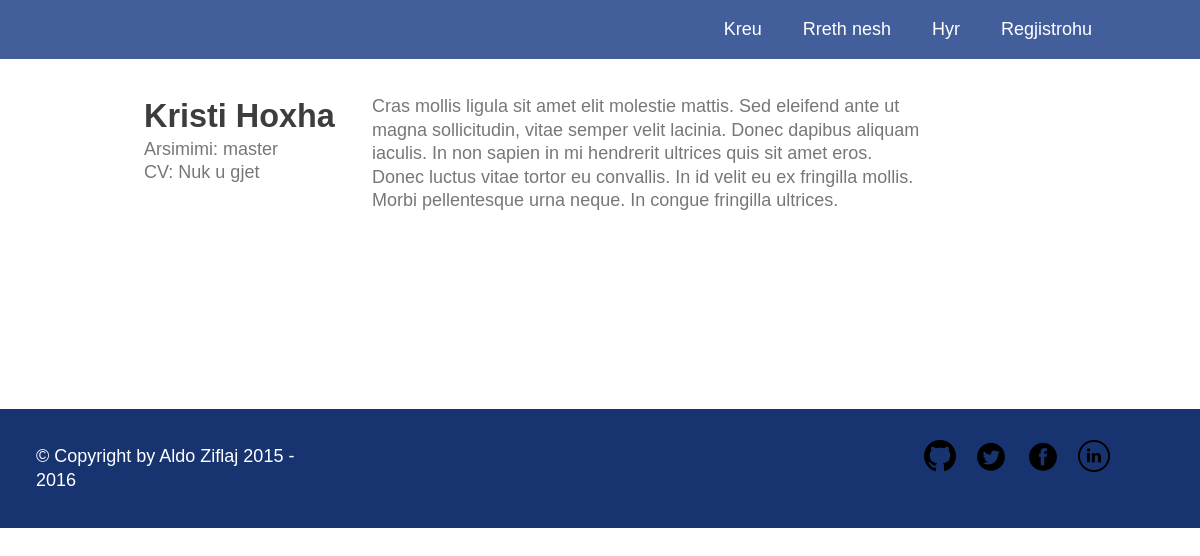
Screenshot of /user.php?id=6 with the database file from the repository.
### tables this page shows
CREATE TABLE IF NOT EXISTS `students` (
  `id` INT(11) NOT NULL AUTO_INCREMENT,
  `first_name` VARCHAR(45) NOT NULL,
  `last_name` VARCHAR(45) NOT NULL,
  `user_id` INT(11) NOT NULL,
  `cv_url` VARCHAR(255) NULL,
  `dob` DATE NOT NULL,
  `degree` VARCHAR(45) NOT NULL,
  `bio` MEDIUMTEXT NULL,
  PRIMARY KEY (`id`),
  INDEX `id_idx` (`user_id` ASC),
  CONSTRAINT `student_user_id`
    FOREIGN KEY (`user_id`)
    REFERENCES `users` (`id`)
    ON DELETE CASCADE
    ON UPDATE CASCADE);

### public/views/student/me.php (the view, shortened to what this page needs)
<?php
$connection = mysqli_connect($db['host'], $db['username'], $db['password'], $db['database']);
$user_sql = "select first_name, last_name, cv_url, degree, bio ";
$user_sql .= "from students ";
$user_sql .= "where user_id = $id";
$result = mysqli_query($connection, $user_sql);
$user = mysqli_fetch_assoc($result);
?>
<div class="content row">
  <div class="profile">
    <div class="col-narrow">
      <div class="profile--handle">
        <?= $user['first_name'] ?> <?= $user['last_name'] ?>
      </div>
      <div class="profile--degree">
        Arsimimi: <?= $user['degree'] ?>
      </div>
      <div class="profile--cv">
        CV:
        <?php if($user['cv_url']): ?>
          <a href="<?= $user['cv_url'] ?>">Shkarko ketu</a>
        <?php else: ?>
          Nuk u gjet
        <?php endif; ?>
      </div>
    </div>
    <div class="col-wide profile--bio">
      <?= $user['bio'] ?>
    </div>
  </div>
</div>

### public/assets/css/base.css (style rules this page uses)
html, body { width: 100%; height: 100%; color: #777; background-color: #fff; }
body { margin: 0; padding: 0; font-size: 1em; font-family: helvetica, arial, sans-serif; line-height: 1.3; }
@media (min-width: 38em) { body { font-size: 1.125em; } }

### public/assets/css/theme.css (style rules this page uses)
.content { min-height: 350px; padding: 0 8em; }

### public/assets/css/layout.css (style rules this page uses)
.row { clear: both; overflow: hidden; }
.col-narrow, .col-narrow--right { margin-bottom: 1.5em; }
@media (min-width: 38em) { .col-narrow, .col-medium, .col-wide { float: left; } }
@media (min-width: 38em) { .col-wide, .col-wide--right { width: 61%; } }
@media (min-width: 38em) { .col-narrow, .col-narrow--right { width: 25%; margin-bottom: 0; } }

### public/assets/css/modules.css (style rules this page uses)
.profile { padding: 2em 0; }
.profile--handle { color: #3D3D3D; font-weight: bold; font-size: 1.8em; }
.profile--bio { margin-bottom: 2em; }

### rows the page displays
students: first_name "Kristi", last_name "Hoxha", degree "master", bio "Cras mollis ligula sit amet elit molestie mattis. Sed eleifend ante ut magna sollicitudin, vitae semper velit lacinia. Donec dapibus aliquam iaculis. In non sapien in mi hendrerit ultrices quis sit amet eros. Donec luctus vitae tortor eu convallis. In id velit eu ex fringilla mollis. Morbi pellentesque urna neque. In congue fringilla ultrices."
